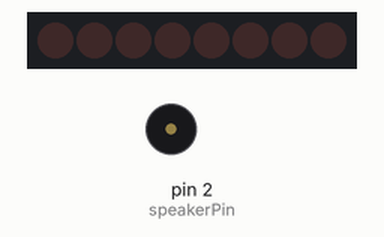
This sketch was run on a simulated Arduino Uno, built with avr-gcc and run on an emulated ATmega328P. On the bench: 8 shift-register outputs drawn as a row of LEDs (first output left, lit = HIGH), buzzer (waves = sounding). Wiring (inferred from the names in the program): shift register (74HC595): data pin 12; shift clock pin 11; latch pin 13. Wiring (inferred from the signals the program sends): row of LEDs: on Q0, Q1, Q2, Q3, Q4, Q5, Q6, Q7.

Above: at 0.5 s.
At 2.5 s:
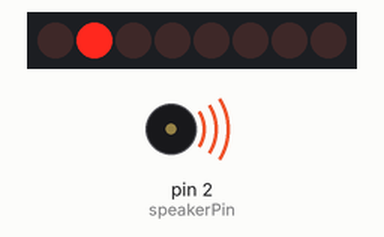
At 3.5 s:
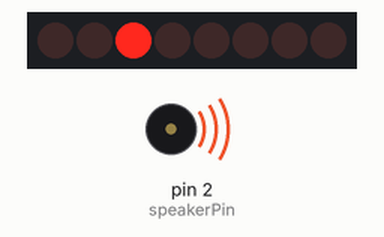
At 4.5 s:
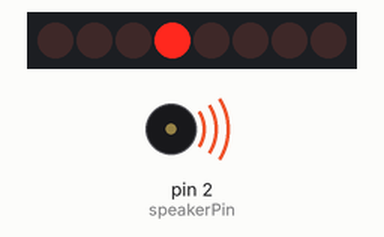
At 6.5 s:
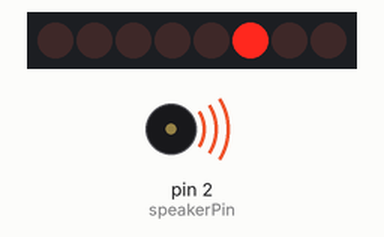
At 9.5 s:
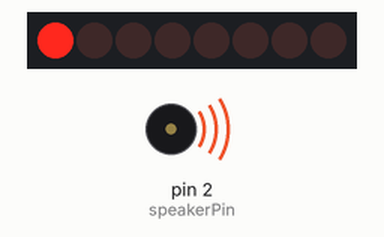
Timing chart, 0 to 10.4 s (numbered marks = the images above):
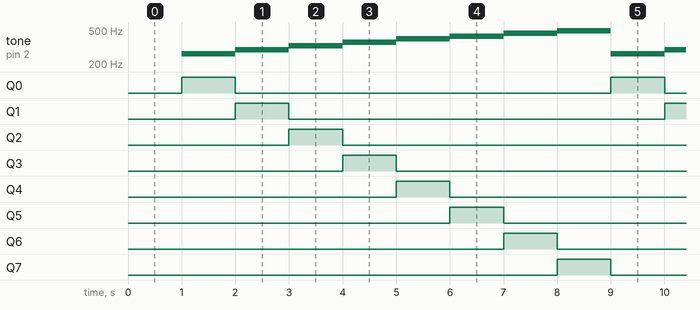

Measured:
- by itself, Q0–7: alternates HIGH for 1.0 s and LOW for 7.0 s
- by itself, tone on pin 2 (speakerPin): repeats every 8.0 s: 294 Hz 1.0 s, 327 Hz 1.0 s, 360 Hz 1.0 s, 393 Hz 1.0 s, 425 Hz 1.0 s, 458 Hz 1.0 s, 491 Hz 1.0 s, 262 Hz 1.0 s

The sketch:

ShiftRegisterandBuzzer.ino
```cpp
int clockPin = 11;
int dataPin = 12;
int latchPin = 13;
int speakerPin = 2;


void setup() {
  pinMode(latchPin, OUTPUT);
  pinMode(clockPin, OUTPUT);
  pinMode(dataPin, OUTPUT);
}

void loop()
{
  outputBytes();
}
void outputBytes()
{
  byte leds = B00000001;

  for (int i = 0; i < 8; i++)
  {
    delay(1000);
    digitalWrite(latchPin, LOW);
    shiftOut(dataPin, clockPin, MSBFIRST, leds);
    digitalWrite(latchPin, HIGH);
    leds = leds << 1; // Shift the bits one place to the left -  change to >> to adjust direction
    int pitch = 262 + i * 32.75;
    tone(speakerPin, pitch);
  }
}
```
